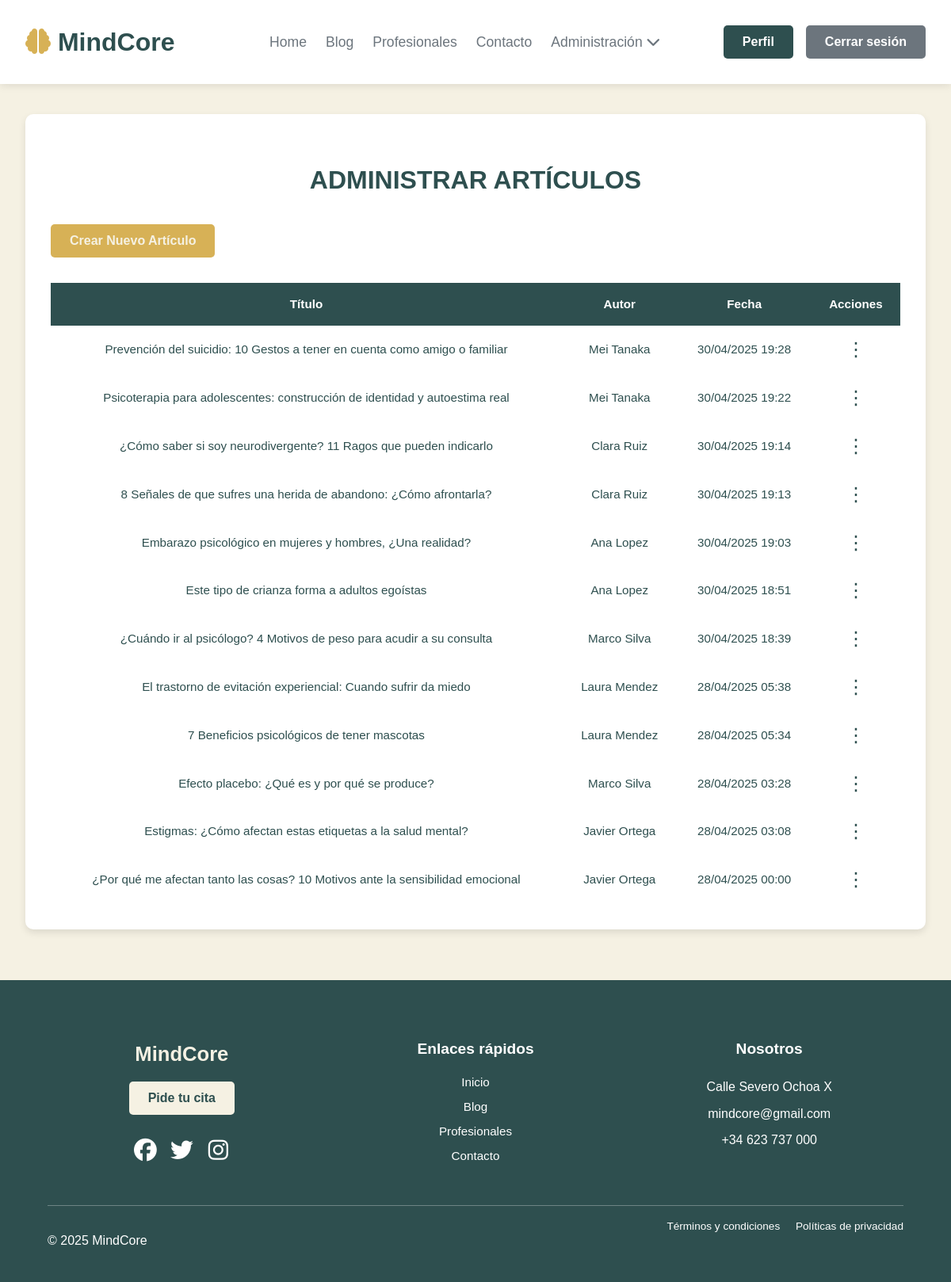
Screenshot of /articulos_admin.php (signed in) with the database file from the repository.
### tables this page shows
CREATE TABLE `articulos` (
  `id` int(11) NOT NULL,
  `titulo` varchar(255) NOT NULL,
  `resumen` text DEFAULT NULL,
  `contenido` longtext DEFAULT NULL,
  `fecha` datetime NOT NULL,
  `id_psicologo` int(11) DEFAULT NULL,
  `imagen` varchar(255) DEFAULT NULL
);

CREATE TABLE `users_data` (
  `idUser` int(11) NOT NULL,
  `nombre` varchar(100) NOT NULL,
  `apellidos` varchar(100) DEFAULT NULL,
  `fecha_nacimiento` date DEFAULT NULL,
  `sexo` enum('masculino','femenino','otro') DEFAULT NULL,
  `direccion` varchar(255) DEFAULT NULL,
  `telefono` varchar(20) DEFAULT NULL
);

### articulos_admin.php (the view, shortened to what this page needs)
<?php
include("database/conexion.php");
$sql = "SELECT a.id, a.titulo, a.fecha, d.nombre, d.apellidos
        FROM articulos a
        JOIN users_data d ON a.id_psicologo = d.idUser
        ORDER BY a.fecha DESC";
$resultado = $conexion->query($sql);
$editando = false;
?>
<!DOCTYPE html>
<html lang="es">
<head>
    <link rel="stylesheet" href="css/style.css">
</head>
<body>
    <?php
    include("includes/header.php");
    ?>
    <section class="admin-wrap">
        <div class="admin-container">
            <h2>Administrar Artículos</h2>
            <?php if (!$editando): ?>
                <button onclick="toggleCrearArticulo()" class="btn6">Crear Nuevo Artículo</button>
            <?php endif; ?>
            <div class="tabla-admin">
                <table>
                    <thead>
                        <tr>
                            <th>Título</th>
                            <th>Autor</th>
                            <th>Fecha</th>
                            <th>Acciones</th>
                        </tr>
                    </thead>
                    <tbody>
                        <?php while ($row = $resultado->fetch_assoc()): ?>
                            <tr>
                                <td><?= htmlspecialchars($row["titulo"]) ?></td>
                                <td><?= htmlspecialchars($row["nombre"] . " " . $row["apellidos"]) ?></td>
                                <td><?= htmlspecialchars(date('d/m/Y H:i', strtotime($row["fecha"]))) ?></td>
                                <td style="position: relative;">
                                    <button class="btn-acciones" onclick="toggleMenu(this)">⋮</button>
                                </td>
                            </tr>
                        <?php endwhile; ?>
                    </tbody>
                </table>
            </div>
        </div>
    </section>
    <?php include("includes/footer.php"); ?>
</body>
</html>

### css/style.css (style rules this page uses)
:root { --verde-oscuro: #2e4f4f; --gris: #6c757d; --beige: #f5f1e3; --beige-oscuro: #cdcac2; --naranja: #d7b156; --blanco: #ffffff; --rojo: #962727; --rojo2: #561515; --verde-success: #198754; --negro: #2e2e2e; --transicion: 0.3s ease-in-out; --container-width-lg: 90%; --container-width-md: 90%; --container-width-sm: 80%; --container-width-very-sm: 50%; outline: 0px; text-decoration: none; list-style: none; }
body { margin: 0; font-family: 'Montserrat', sans-serif; background-color: var(--beige); color: var(--verde-oscuro); line-height: 1.5; height: auto; overflow-x: hidden; }
h1, h2 { text-transform: uppercase; color: var(--verde-oscuro); }
h2 { font-size: 2rem; }
button { font-family: 'Montserrat', sans-serif; cursor: pointer; }
.btn, .btn2, .btn3, .btn4, .btn5, .btn6, .btn_cancelar, .btn-success { cursor: pointer; transition: var(--transicion); font-size: 1rem; font-weight: 600; padding: 0.75rem 1.5rem; border-radius: 5px; border: none; }
.btn-acciones { background: none; border: none; font-size: 24px; color: var(--verde-oscuro); padding: 0; }
.btn5, .btn6 { background-color: var(--naranja); color: var(--beige); }
.admin-wrap { padding: 6rem 2rem; background-color: var(--beige); min-height: 100vh; margin-top: 5rem; }
.admin-container { max-width: 1100px; margin: 0 auto; background: var(--blanco); padding: 2rem; border-radius: 10px; box-shadow: 0 4px 10px rgba(0, 0, 0, 0.1); }
.admin-container h2 { font-size: 2rem; color: var(--verde-oscuro); margin-bottom: 2rem; text-align: center; }
.admin-container .btn6 { margin-bottom: 2rem; }
.tabla-admin table { width: 100%; border-collapse: collapse; }
.tabla-admin th, .tabla-admin td { padding: 1rem; text-align: center; border-bottom: 1px solid var(--gris-claro); }
.tabla-admin th { background-color: var(--verde-oscuro); color: var(--blanco); }
.admin-wrap { padding: 4rem 2rem; background-color: var(--beige); min-height: 100vh; }
.admin-container { max-width: 1100px; margin: 0 auto; background-color: var(--blanco); padding: 2rem; border-radius: 10px; box-shadow: 0 4px 10px rgba(0, 0, 0, 0.1); }
.tabla-admin th, .tabla-admin td { padding: 1rem; text-align: center; border-bottom: 1px solid var(--gris-claro); font-size: 0.95rem; }

### rows the page displays
articulos: titulo "Prevención del suicidio: 10 Gestos a tener en cuenta como amigo o familiar", id_psicologo.apellidos "Mei Tanaka", fecha "30/04/2025 19:28"
articulos: titulo "Psicoterapia para adolescentes: construcción de identidad y autoestima real", id_psicologo.apellidos "Mei Tanaka", fecha "30/04/2025 19:22"
articulos: titulo "¿Cómo saber si soy neurodivergente? 11 Ragos que pueden indicarlo", id_psicologo.apellidos "Clara Ruiz", fecha "30/04/2025 19:14"
articulos: titulo "8 Señales de que sufres una herida de abandono: ¿Cómo afrontarla?", id_psicologo.apellidos "Clara Ruiz", fecha "30/04/2025 19:13"
articulos: titulo "Embarazo psicológico en mujeres y hombres, ¿Una realidad?", id_psicologo.apellidos "Ana Lopez", fecha "30/04/2025 19:03"
articulos: titulo "Este tipo de crianza forma a adultos egoístas", id_psicologo.apellidos "Ana Lopez", fecha "30/04/2025 18:51"
articulos: titulo "¿Cuándo ir al psicólogo? 4 Motivos de peso para acudir a su consulta", id_psicologo.apellidos "Marco Silva", fecha "30/04/2025 18:39"
articulos: titulo "El trastorno de evitación experiencial: Cuando sufrir da miedo", id_psicologo.apellidos "Laura Mendez", fecha "28/04/2025 05:38"
articulos: titulo "7 Beneficios psicológicos de tener mascotas", id_psicologo.apellidos "Laura Mendez", fecha "28/04/2025 05:34"
articulos: titulo "Efecto placebo: ¿Qué es y por qué se produce?", id_psicologo.apellidos "Marco Silva", fecha "28/04/2025 03:28"
articulos: titulo "Estigmas: ¿Cómo afectan estas etiquetas a la salud mental?", id_psicologo.apellidos "Javier Ortega", fecha "28/04/2025 03:08"
articulos: titulo "¿Por qué me afectan tanto las cosas? 10 Motivos ante la sensibilidad emocional", id_psicologo.apellidos "Javier Ortega", fecha "28/04/2025 00:00"
